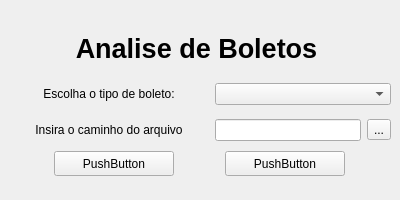
<?xml version="1.0" encoding="UTF-8"?>
<ui version="4.0">
 <class>MainWindow</class>
 <widget class="QMainWindow" name="MainWindow">
  <property name="geometry">
   <rect>
    <x>0</x>
    <y>0</y>
    <width>400</width>
    <height>200</height>
   </rect>
  </property>
  <property name="minimumSize">
   <size>
    <width>400</width>
    <height>200</height>
   </size>
  </property>
  <property name="maximumSize">
   <size>
    <width>400</width>
    <height>200</height>
   </size>
  </property>
  <property name="windowTitle">
   <string>Analise de boletos</string>
  </property>
  <widget class="QWidget" name="centralwidget">
   <layout class="QGridLayout" name="gridLayout">
    <item row="0" column="0">
     <layout class="QVBoxLayout" name="verticalLayout">
      <item>
       <widget class="QLabel" name="label">
        <property name="minimumSize">
         <size>
          <width>375</width>
          <height>50</height>
         </size>
        </property>
        <property name="maximumSize">
         <size>
          <width>375</width>
          <height>50</height>
         </size>
        </property>
        <property name="font">
         <font>
          <pointsize>20</pointsize>
          <bold>true</bold>
         </font>
        </property>
        <property name="text">
         <string>Analise de Boletos</string>
        </property>
        <property name="alignment">
         <set>Qt::AlignCenter</set>
        </property>
       </widget>
      </item>
      <item>
       <layout class="QVBoxLayout" name="verticalLayout_2">
        <item>
         <layout class="QHBoxLayout" name="horizontalLayout">
          <item>
           <widget class="QLabel" name="label_2">
            <property name="minimumSize">
             <size>
              <width>200</width>
              <height>30</height>
             </size>
            </property>
            <property name="maximumSize">
             <size>
              <width>200</width>
              <height>30</height>
             </size>
            </property>
            <property name="text">
             <string>Escolha o tipo de boleto:</string>
            </property>
            <property name="alignment">
             <set>Qt::AlignCenter</set>
            </property>
           </widget>
          </item>
          <item>
           <widget class="QComboBox" name="comboBox"/>
          </item>
         </layout>
        </item>
        <item>
         <layout class="QHBoxLayout" name="horizontalLayout_2">
          <item>
           <widget class="QLabel" name="label_3">
            <property name="minimumSize">
             <size>
              <width>200</width>
              <height>30</height>
             </size>
            </property>
            <property name="maximumSize">
             <size>
              <width>200</width>
              <height>30</height>
             </size>
            </property>
            <property name="text">
             <string>Insira o caminho do arquivo</string>
            </property>
            <property name="alignment">
             <set>Qt::AlignCenter</set>
            </property>
           </widget>
          </item>
          <item>
           <widget class="QLineEdit" name="lineEdit_2"/>
          </item>
          <item>
           <widget class="QToolButton" name="toolButton">
            <property name="text">
             <string>...</string>
            </property>
           </widget>
          </item>
         </layout>
        </item>
        <item>
         <layout class="QHBoxLayout" name="horizontalLayout_3">
          <item>
           <widget class="QPushButton" name="pushButton">
            <property name="minimumSize">
             <size>
              <width>100</width>
              <height>20</height>
             </size>
            </property>
            <property name="maximumSize">
             <size>
              <width>120</width>
              <height>25</height>
             </size>
            </property>
            <property name="text">
             <string>PushButton</string>
            </property>
           </widget>
          </item>
          <item>
           <widget class="QPushButton" name="pushButton_2">
            <property name="minimumSize">
             <size>
              <width>100</width>
              <height>20</height>
             </size>
            </property>
            <property name="maximumSize">
             <size>
              <width>120</width>
              <height>25</height>
             </size>
            </property>
            <property name="text">
             <string>PushButton</string>
            </property>
           </widget>
          </item>
         </layout>
        </item>
       </layout>
      </item>
     </layout>
    </item>
   </layout>
  </widget>
 </widget>
 <resources/>
 <connections/>
</ui>
